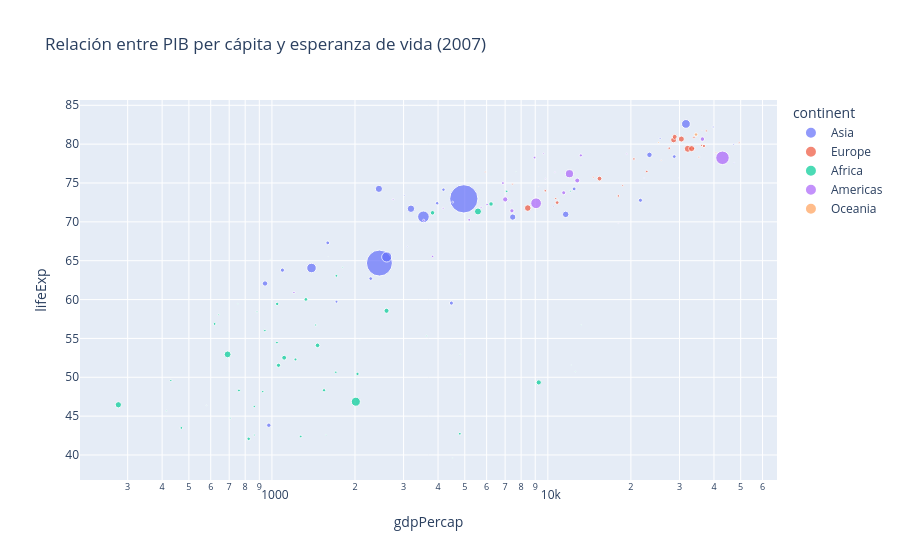

Notebook cell for this chart:
### Markdown cell above
> **Plotly es una librería de Python para crear gráficos interactivos en HTML. Es ideal para dashboards y notebooks, y permite generar gráficos como líneas, barras, mapas de calor, gráficos 3D, entre otros. Es ampliamente utilizada en visualización de datos debido a su capacidad de interacción y personalización.**

### Code cell
import plotly.express as px

# Datos de ejemplo
df = px.data.gapminder().query("year == 2007")

# Creamos un gráfico de dispersión interactivo
fig = px.scatter(
    df, 
    x="gdpPercap", 
    y="lifeExp", 
    size="pop", 
    color="continent", 
    hover_name="country", 
    log_x=True, 
    title="Relación entre PIB per cápita y esperanza de vida (2007)"
)

# El gráfico se puede personalizar más, pero aquí lo dejamos simple para el ejemplo
fig.show()

### Figure 1 — Plotly figure (JSON) as saved in the notebook; plotly's stock layout.template omitted (floating-point values rounded to 4 significant figures)
{"data": [{"hovertemplate": "<b>%{hovertext}</b><br><br>continent=Asia<br>gdpPercap=%{x}<br>lifeExp=%{y}<br>pop=%{marker.size}<extra></extra>", "hovertext": ["Afghanistan", "Bahrain", "Bangladesh", "Cambodia", "China", "Hong Kong, China", "India", "Indonesia", "Iran", "Iraq", "Israel", "Japan", "Jordan", "Korea, Dem. Rep.", "Korea, Rep.", "Kuwait", "Lebanon", "Malaysia", "Mongolia", "Myanmar", "Nepal", "Oman", "Pakistan", "Philippines", "Saudi Arabia", "Singapore", "Sri Lanka", "Syria", "Taiwan", "Thailand", "Vietnam", "West Bank and Gaza", "Yemen, Rep."], "legendgroup": "Asia", "marker": {"color": "#636efa", "size": [31889923, 708573, 150448339, 14131858, 1318683096, 6980412, 1110396331, 223547000, 69453570, 27499638, 6426679, 127467972, 6053193, 23301725, 49044790, 2505559, 3921278, 24821286, 2874127, 47761980, 28901790, 3204897, 169270617, 91077287, 27601038, 4553009, 20378239, 19314747, 23174294, 65068149, 85262356, 4018332, 22211743], "sizemode": "area", "sizeref": 3297000.0, "symbol": "circle"}, "mode": "markers", "name": "Asia", "orientation": "v", "showlegend": true, "type": "scatter", "x": [974.6, 29800.0, 1391.0, 1714.0, 4959.0, 39720.0, 2452.0, 3541.0, 11610.0, 4471.0, 25520.0, 31660.0, 4519.0, 1593.0, 23350.0, 47310.0, 10460.0, 12450.0, 3096.0, 944.0, 1091.0, 22320.0, 2606.0, 3190.0, 21650.0, 47140.0, 3970.0, 4185.0, 28720.0, 7458.0, 2442.0, 3025.0, 2281.0], "xaxis": "x", "y": [43.83, 75.64, 64.06, 59.72, 72.96, 82.21, 64.7, 70.65, 70.96, 59.55, 80.75, 82.6, 72.53, 67.3, 78.62, 77.59, 71.99, 74.24, 66.8, 62.07, 63.78, 75.64, 65.48, 71.69, 72.78, 79.97, 72.4, 74.14, 78.4, 70.62, 74.25, 73.42, 62.7], "yaxis": "y"}, {"hovertemplate": "<b>%{hovertext}</b><br><br>continent=Europe<br>gdpPercap=%{x}<br>lifeExp=%{y}<br>pop=%{marker.size}<extra></extra>", "hovertext": ["Albania", "Austria", "Belgium", "Bosnia and Herzegovina", "Bulgaria", "Croatia", "Czech Republic", "Denmark", "Finland", "France", "Germany", "Greece", "Hungary", "Iceland", "Ireland", "Italy", "Montenegro", "Netherlands", "Norway", "Poland", "Portugal", "Romania", "Serbia", "Slovak Republic", "Slovenia", "Spain", "Sweden", "Switzerland", "Turkey", "United Kingdom"], "legendgroup": "Europe", "marker": {"color": "#EF553B", "size": [3600523, 8199783, 10392226, 4552198, 7322858, 4493312, 10228744, 5468120, 5238460, 61083916, 82400996, 10706290, 9956108, 301931, 4109086, 58147733, 684736, 16570613, 4627926, 38518241, 10642836, 22276056, 10150265, 5447502, 2009245, 40448191, 9031088, 7554661, 71158647, 60776238], "sizemode": "area", "sizeref": 3297000.0, "symbol": "circle"}, "mode": "markers", "name": "Europe", "orientation": "v", "showlegend": true, "type": "scatter", "x": [5937.0, 36130.0, 33690.0, 7446.0, 10680.0, 14620.0, 22830.0, 35280.0, 33210.0, 30470.0, 32170.0, 27540.0, 18010.0, 36180.0, 40680.0, 28570.0, 9254.0, 36800.0, 49360.0, 15390.0, 20510.0, 10810.0, 9787.0, 18680.0, 25770.0, 28820.0, 33860.0, 37510.0, 8458.0, 33200.0], "xaxis": "x", "y": [76.42, 79.83, 79.44, 74.85, 73.0, 75.75, 76.49, 78.33, 79.31, 80.66, 79.41, 79.48, 73.34, 81.76, 78.89, 80.55, 74.54, 79.76, 80.2, 75.56, 78.1, 72.48, 74.0, 74.66, 77.93, 80.94, 80.88, 81.7, 71.78, 79.42], "yaxis": "y"}, {"hovertemplate": "<b>%{hovertext}</b><br><br>continent=Africa<br>gdpPercap=%{x}<br>lifeExp=%{y}<br>pop=%{marker.size}<extra></extra>", "hovertext": ["Algeria", "Angola", "Benin", "Botswana", "Burkina Faso", "Burundi", "Cameroon", "Central African Republic", "Chad", "Comoros", "Congo, Dem. Rep.", "Congo, Rep.", "Cote d'Ivoire", "Djibouti", "Egypt", "Equatorial Guinea", "Eritrea", "Ethiopia", "Gabon", "Gambia", "Ghana", "Guinea", "Guinea-Bissau", "Kenya", "Lesotho", "Liberia", "Libya", "Madagascar", "Malawi", "Mali", "Mauritania", "Mauritius", "Morocco", "Mozambique", "Namibia", "Niger", "Nigeria", "Reunion", "Rwanda", "Sao Tome and Principe", "Senegal", "Sierra Leone", "Somalia", "South Africa", "Sudan", "Swaziland", "Tanzania", "Togo", "Tunisia", "Uganda", "Zambia", "Zimbabwe"], "legendgroup": "Africa", "marker": {"color": "#00cc96", "size": [33333216, 12420476, 8078314, 1639131, 14326203, 8390505, 17696293, 4369038, 10238807, 710960, 64606759, 3800610, 18013409, 496374, 80264543, 551201, 4906585, 76511887, 1454867, 1688359, 22873338, 9947814, 1472041, 35610177, 2012649, 3193942, 6036914, 19167654, 13327079, 12031795, 3270065, 1250882, 33757175, 19951656, 2055080, 12894865, 135031164, 798094, 8860588, 199579, 12267493, 6144562, 9118773, 43997828, 42292929, 1133066, 38139640, 5701579, 10276158, 29170398, 11746035, 12311143], "sizemode": "area", "sizeref": 3297000.0, "symbol": "circle"}, "mode": "markers", "name": "Africa", "orientation": "v", "showlegend": true, "type": "scatter", "x": [6223.0, 4797.0, 1441.0, 12570.0, 1217.0, 430.1, 2042.0, 706.0, 1704.0, 986.1, 277.6, 3633.0, 1545.0, 2082.0, 5581.0, 12150.0, 641.4, 690.8, 13210.0, 752.7, 1328.0, 942.7, 579.2, 1463.0, 1569.0, 414.5, 12060.0, 1045.0, 759.3, 1043.0, 1803.0, 10960.0, 3820.0, 823.7, 4811.0, 619.7, 2014.0, 7670.0, 863.1, 1598.0, 1712.0, 862.5, 926.1, 9270.0, 2602.0, 4513.0, 1107.0, 883.0, 7093.0, 1056.0, 1271.0, 469.7], "xaxis": "x", "y": [72.3, 42.73, 56.73, 50.73, 52.3, 49.58, 50.43, 44.74, 50.65, 65.15, 46.46, 55.32, 48.33, 54.79, 71.34, 51.58, 58.04, 52.95, 56.73, 59.45, 60.02, 56.01, 46.39, 54.11, 42.59, 45.68, 73.95, 59.44, 48.3, 54.47, 64.16, 72.8, 71.16, 42.08, 52.91, 56.87, 46.86, 76.44, 46.24, 65.53, 63.06, 42.57, 48.16, 49.34, 58.56, 39.61, 52.52, 58.42, 73.92, 51.54, 42.38, 43.49], "yaxis": "y"}, {"hovertemplate": "<b>%{hovertext}</b><br><br>continent=Americas<br>gdpPercap=%{x}<br>lifeExp=%{y}<br>pop=%{marker.size}<extra></extra>", "hovertext": ["Argentina", "Bolivia", "Brazil", "Canada", "Chile", "Colombia", "Costa Rica", "Cuba", "Dominican Republic", "Ecuador", "El Salvador", "Guatemala", "Haiti", "Honduras", "Jamaica", "Mexico", "Nicaragua", "Panama", "Paraguay", "Peru", "Puerto Rico", "Trinidad and Tobago", "United States", "Uruguay", "Venezuela"], "legendgroup": "Americas", "marker": {"color": "#ab63fa", "size": [40301927, 9119152, 190010647, 33390141, 16284741, 44227550, 4133884, 11416987, 9319622, 13755680, 6939688, 12572928, 8502814, 7483763, 2780132, 108700891, 5675356, 3242173, 6667147, 28674757, 3942491, 1056608, 301139947, 3447496, 26084662], "sizemode": "area", "sizeref": 3297000.0, "symbol": "circle"}, "mode": "markers", "name": "Americas", "orientation": "v", "showlegend": true, "type": "scatter", "x": [12780.0, 3822.0, 9066.0, 36320.0, 13170.0, 7007.0, 9645.0, 8948.0, 6025.0, 6873.0, 5728.0, 5186.0, 1202.0, 3548.0, 7321.0, 11980.0, 2749.0, 9809.0, 4173.0, 7409.0, 19330.0, 18010.0, 42950.0, 10610.0, 11420.0], "xaxis": "x", "y": [75.32, 65.55, 72.39, 80.65, 78.55, 72.89, 78.78, 78.27, 72.23, 74.99, 71.88, 70.26, 60.92, 70.2, 72.57, 76.19, 72.9, 75.54, 71.75, 71.42, 78.75, 69.82, 78.24, 76.38, 73.75], "yaxis": "y"}, {"hovertemplate": "<b>%{hovertext}</b><br><br>continent=Oceania<br>gdpPercap=%{x}<br>lifeExp=%{y}<br>pop=%{marker.size}<extra></extra>", "hovertext": ["Australia", "New Zealand"], "legendgroup": "Oceania", "marker": {"color": "#FFA15A", "size": [20434176, 4115771], "sizemode": "area", "sizeref": 3297000.0, "symbol": "circle"}, "mode": "markers", "name": "Oceania", "orientation": "v", "showlegend": true, "type": "scatter", "x": [34440.0, 25190.0], "xaxis": "x", "y": [81.23, 80.2], "yaxis": "y"}], "layout": {"legend": {"itemsizing": "constant", "title": {"text": "continent"}, "tracegroupgap": 0}, "title": {"text": "Relación entre PIB per cápita y esperanza de vida (2007)"}, "xaxis": {"anchor": "y", "domain": [0, 1], "title": {"text": "gdpPercap"}, "type": "log"}, "yaxis": {"anchor": "x", "domain": [0, 1], "title": {"text": "lifeExp"}}}}
